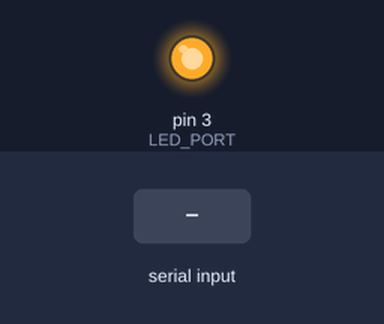
Simulated run of this sketch. Board: Arduino Uno, built with avr-gcc and run on an emulated ATmega328P. Shown: output pins drawn as LEDs (lit = HIGH). The test bench sets the inputs (shaded band).

Above: at 1.2 s.
1.3 s: "on" received over Serial
At 2.8 s:
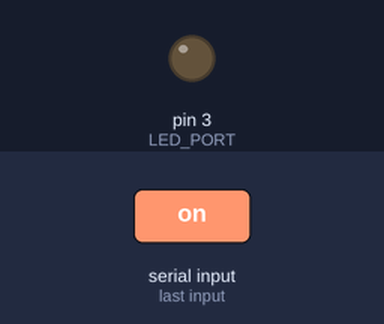
3.8 s: "off" received over Serial
At 5.9 s:
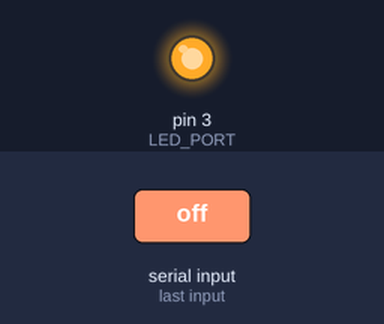
Timing chart, 0 to 7.4 s (numbered marks = the images above; inputs shaded):
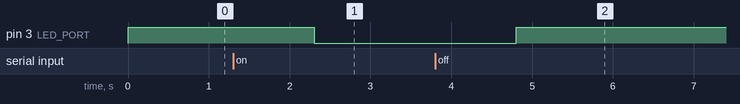

Measured:
- after the input at 1.3 s, pin 3 (LED_PORT): HIGH → LOW after 1.0 s
- after the input at 3.8 s, pin 3 (LED_PORT): LOW → HIGH after 1.0 s

The sketch:

grupa1.ino
```cpp
#define LED_PORT 3

char on = '0';

void setup() {
  // put your setup code here, to run once:

  pinMode(LED_PORT, OUTPUT);
  digitalWrite(LED_PORT, HIGH);
  Serial.begin(9600);
}

void loop() {
  // put your main code here, to run repeatedly:
  if (Serial.available()>0) {
      String input = Serial.readString();
      input.trim();
      if (input == "on") {
          on = '1';
          digitalWrite(LED_PORT, LOW);}
      else if (input == "off") {
          on = '0';
          digitalWrite(LED_PORT, HIGH);
        }
      else{
          Serial.write(on);
        }

  }
}
```
